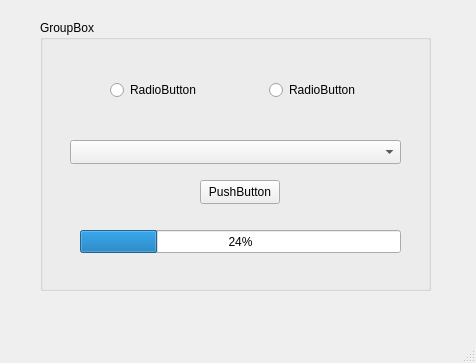
<?xml version="1.0" encoding="UTF-8"?>
<ui version="4.0">
 <class>MainWindow</class>
 <widget class="QMainWindow" name="MainWindow">
  <property name="geometry">
   <rect>
    <x>0</x>
    <y>0</y>
    <width>476</width>
    <height>363</height>
   </rect>
  </property>
  <property name="windowTitle">
   <string>MainWindow</string>
  </property>
  <widget class="QWidget" name="centralwidget">
   <widget class="QWidget" name="gridLayoutWidget">
    <property name="geometry">
     <rect>
      <x>40</x>
      <y>20</y>
      <width>391</width>
      <height>271</height>
     </rect>
    </property>
    <layout class="QGridLayout" name="gridLayout">
     <item row="0" column="0">
      <widget class="QGroupBox" name="groupBox">
       <property name="title">
        <string>GroupBox</string>
       </property>
       <widget class="QPushButton" name="pushButton">
        <property name="geometry">
         <rect>
          <x>160</x>
          <y>160</y>
          <width>80</width>
          <height>24</height>
         </rect>
        </property>
        <property name="text">
         <string>PushButton</string>
        </property>
       </widget>
       <widget class="QProgressBar" name="progressBar">
        <property name="geometry">
         <rect>
          <x>40</x>
          <y>210</y>
          <width>321</width>
          <height>23</height>
         </rect>
        </property>
        <property name="value">
         <number>24</number>
        </property>
       </widget>
       <widget class="QComboBox" name="comboBox">
        <property name="geometry">
         <rect>
          <x>30</x>
          <y>120</y>
          <width>331</width>
          <height>24</height>
         </rect>
        </property>
       </widget>
       <widget class="QWidget" name="horizontalLayoutWidget">
        <property name="geometry">
         <rect>
          <x>70</x>
          <y>30</y>
          <width>311</width>
          <height>80</height>
         </rect>
        </property>
        <layout class="QHBoxLayout" name="horizontalLayout">
         <item>
          <widget class="QRadioButton" name="radioButton_2">
           <property name="text">
            <string>RadioButton</string>
           </property>
          </widget>
         </item>
         <item>
          <widget class="QRadioButton" name="radioButton">
           <property name="text">
            <string>RadioButton</string>
           </property>
          </widget>
         </item>
        </layout>
       </widget>
      </widget>
     </item>
    </layout>
   </widget>
  </widget>
  <widget class="QMenuBar" name="menubar">
   <property name="geometry">
    <rect>
     <x>0</x>
     <y>0</y>
     <width>476</width>
     <height>21</height>
    </rect>
   </property>
  </widget>
  <widget class="QStatusBar" name="statusbar"/>
 </widget>
 <resources/>
 <connections/>
</ui>
